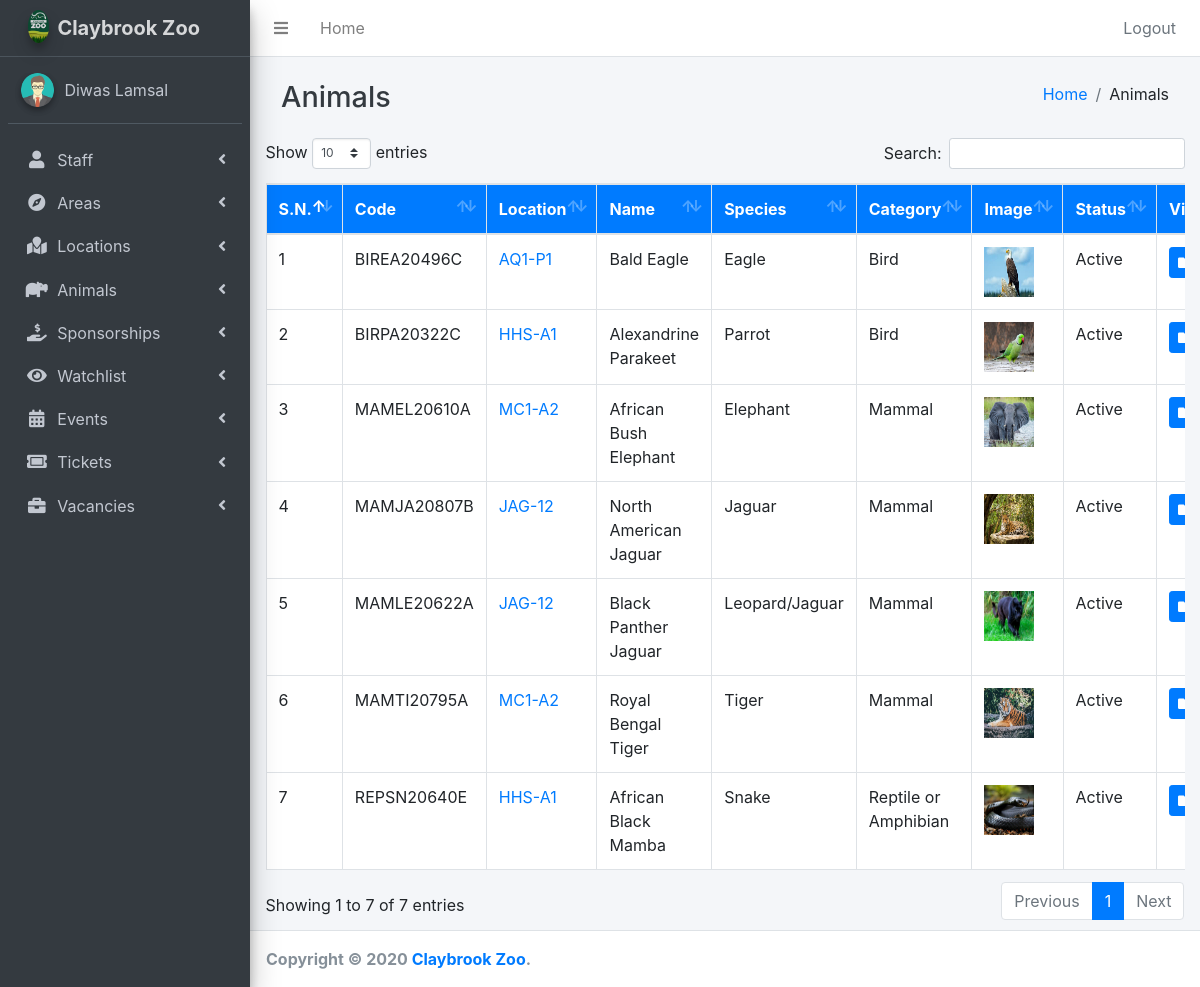
The app's page /public/ManageAnimals/all (signed in) with its own data.
### tables this page shows
CREATE TABLE `animals` (
  `aid` varchar(11) NOT NULL,
  `alid` int(11) NOT NULL,
  `aspecies` varchar(255) NOT NULL,
  `aname` varchar(255) NOT NULL,
  `adob` date NOT NULL,
  `agender` enum('Male','Female','Other') NOT NULL,
  `alifespan` varchar(255) NOT NULL,
  `alevel` enum('A','B','C','D','E') NOT NULL,
  `acategory` enum('Bird','Fish','Reptile or Amphibian','Mammal') NOT NULL,
  `adiet` text NOT NULL,
  `anaturalhabitat` text NOT NULL,
  `aglobalpopulation` text NOT NULL,
  `adateofjoin` date NOT NULL,
  `asize` text NOT NULL,
  `afeatured` enum('Yes','No') NOT NULL,
  `astatus` enum('Active','Dormant') NOT NULL
);

CREATE TABLE `locations` (
  `lcode` varchar(11) NOT NULL,
  `lid` int(11) NOT NULL,
  `larea` int(11) NOT NULL,
  `ldimensions` varchar(255) NOT NULL,
  `lfeedingtime` varchar(255) NOT NULL,
  `lfood` varchar(255) NOT NULL,
  `lsize` int(11) NOT NULL
);

CREATE TABLE `animal_images` (
  `aiid` int(11) NOT NULL,
  `aianimal` varchar(11) NOT NULL,
  `aifilename` varchar(255) NOT NULL,
  `aifiletype` enum('Cover','Gallery','Global') NOT NULL
);

### app/functions/functions.php (called while the page is built, shortened)
<?php
function loadTemplate($fileName, $templateVars) {
  extract($templateVars);
  require $fileName;
  $contents = ob_get_clean();
  return $contents;
}
?>

### app/controllers/ManageAnimals.php (called while the page is built, shortened)
<?php
class ManageAnimals extends Controller{
  public function all($val=""){
    $animalClass = new DatabaseTable('animals');
    $animals = $animalClass->find('astatus', 'Active');
    $template = '../app/views/adminDash/dataTableCode.php';
    $dataTableCode = loadTemplate($template, []);
    $messageTemplate = '../app/templates/admin/MessageTemplate.php';
    $message = loadTemplate($messageTemplate, ['message'=>$val]);
    $template = '../app/views/adminDash/manageAnimals.php';
    $content = loadTemplate($template, ['animals'=>$animals, 'dataTableCode'=>$dataTableCode, 'type'=>'', 'message'=>$message]);
  }
}
?>

### app/core/App.php (called while the page is built, shortened)
<?php
class App{
    protected $method = 'index';
    public function __construct(){
      $url = $this->parseUrl();
      if (file_exists('../app/controllers/' . $url[0] . '.php')) {
          unset($url[0]);
      }
      $this->controller = new $this->controller;
      if (isset($url[1])) {
          if (method_exists($this->controller, $url[1])) {
              $this->method = $url[1];
              unset($url[1]);
          }
      }
      $this->param = $url ? array_values($url) : [];
      call_user_func_array([$this->controller,$this->method],$this->param);
    }
    public function parseUrl(){
      if (isset($_GET['url'])) {
          return $url = explode('/', filter_var(rtrim($_GET['url'], '/'), FILTER_SANITIZE_URL));
      }
    }
}

### public/index.php (called while the page is built, shortened)
<?php
  require_once '../app/pdoconnect/pdoconnect.php';
  require_once '../app/models/databasetable.php';
  require_once '../app/functions/functions.php';
  require_once '../app/functions/otherDatabaseFunctions.php';
  $app = new App;
?>

### app/models/databasetable.php (called while the page is built, shortened)
<?php
class DatabaseTable{
	public $table;
	function __construct($table){
		$this->table = $table;
	}
	function find($field, $value) {
	    global $pdo;
	    $stmt = $pdo->prepare('SELECT * FROM '.$this->table.' WHERE '.$field.'=:value');
	    $criteria = [
	            'value' => $value
	    ];
	    $stmt->execute($criteria);
	    return $stmt;
	}
}

### app/functions/otherDatabaseFunctions.php (called while the page is built, shortened)
<?php
function getLocationById($id){
    $locationClass = new DatabaseTable('locations');
    $location = $locationClass->find('lid', $id);
    return $location;
}
function getImagesByType($aid, $type){
  global $pdo;
  $stmt = $pdo->prepare('SELECT * FROM animal_images ai
                           WHERE ai.aianimal = "'.$aid.'" AND ai.aifiletype = "'.$type.'"');
  $stmt->execute();
  if($stmt->rowCount()>0)
    return $stmt;
  return false;
}
?>

### app/views/adminDash/manageAnimals.php (the view, shortened to what this page needs)
<div class="row">
  <section class="col-lg-12 connectedSortable">
  <table id="listTable" class="table allTable table-striped table-bordered" style="width:100%">
    <thead>
      <tr>
        <th>S.N.</th>
        <th>Code</th>
        <th>Location</th>
        <th>Name</th>
        <th>Species</th>
        <th>Category</th>
        <th>Image</th>
        <th>Status</th>
        <th>View</th>
      </tr>
    </thead>
    <tbody>
    <?php
    $count = 0;
      while($animal = $animals->fetch()){
        $viewIcon = '<a class="tbl-btn btn btn-primary btn-sm" href = "/ZooAssignment/public/ManageAnimals/all/'.$animal['aid'].'">
                            <i class="fas fa-folder"></i> View
                        </a>';
        if($type=="archive"){
          $deleteIcon = '<td><a class="tbl-btn btn btn-danger btn-sm" href = "/ZooAssignment/public/ManageAnimals/delete/'.$animal['aid'].'">
                            <i class="fas fa-trash"></i> Delete
                          </a></td>';
          $archiveText = '<i class="fas fa-check-circle"></i> Make Active';
          $btn="success";
        }
        else{
          $deleteIcon="";
          $btn="warning";
          $archiveText = "<i class='fas fa-trash'></i> Trash";
        }
        $archiveIcon = '<a class="tbl-btn btn btn-'.$btn.' btn-sm" href = "/ZooAssignment/public/ManageAnimals/archive/'.$animal['aid'].'">
                          '.$archiveText.'
                        </a>';
        $location=getLocationById($animal['alid'])->fetch();
        $locationLink = '<a href = "/ZooAssignment/public/ManageLocations/all/'.$animal['alid'].'" target="_blank">
                        '.$location['lcode'].'
                    </a>';
        $image = getImagesByType($animal['aid'],'Cover')->fetch()['aifilename'];
        $imgCode = '<img class = "table-cover-image" src=/ZooAssignment/public/'.$image.' alt = "Cover Image">';
        $count++;
        echo '<tr>
                <td>'.$count.'</td>
                <td>'.$animal['aid'].'</td>
                <td>'.$locationLink.'</td>
                <td>'.$animal['aname'].'</td>
                <td>'.$animal['aspecies'].'</td>
                <td>'.$animal['acategory'].'</td>
                <td>'.$imgCode.'</td>
                <td>'.$animal['astatus'].'</td>
                <td>'.$viewIcon.'</td>
                <td>'.$archiveIcon.'</td>'.$deleteIcon.'
        ';
      }
    ?>
      </tbody>
    </table>
  </section>
</div>

### public/css/adminStyle.css (style rules this page uses)
.allTable th { background: #007bff; color: white; }
.allTable tr { background: white !important; }
.allTable td { max-width: 200px !important; }
.table-cover-image { width: 50px; height: 50px; transition: .2s; }
.tbl-btn { white-space: nowrap; }

### app/views/adminDash/dataTableCode.php (style rules this page uses)
#listTable { margin-bottom: 10px !important; }

### records on screen
animals: aid "BIREA20496C", alid.lcode "AQ1-P1", aname "Bald Eagle", aspecies "Eagle", acategory "Bird", aid.aifilename (picture), astatus "Active"
animals: aid "BIRPA20322C", alid.lcode "HHS-A1", aname "Alexandrine Parakeet", aspecies "Parrot", acategory "Bird", aid.aifilename (picture), astatus "Active"
animals: aid "MAMEL20610A", alid.lcode "MC1-A2", aname "African Bush Elephant", aspecies "Elephant", acategory "Mammal", aid.aifilename (picture), astatus "Active"
animals: aid "MAMJA20807B", alid.lcode "JAG-12", aname "North American Jaguar", aspecies "Jaguar", acategory "Mammal", aid.aifilename (picture), astatus "Active"
animals: aid "MAMLE20622A", alid.lcode "JAG-12", aname "Black Panther Jaguar", aspecies "Leopard/Jaguar", acategory "Mammal", aid.aifilename (picture), astatus "Active"
animals: aid "MAMTI20795A", alid.lcode "MC1-A2", aname "Royal Bengal Tiger", aspecies "Tiger", acategory "Mammal", aid.aifilename (picture), astatus "Active"
animals: aid "REPSN20640E", alid.lcode "HHS-A1", aname "African Black Mamba", aspecies "Snake", acategory "Reptile or Amphibian", aid.aifilename (picture), astatus "Active"

### other values on screen
$currentUser['ufullname'] "Diwas Lamsal"
$bodyTitle "Animals"
$bcVal "Animals"
